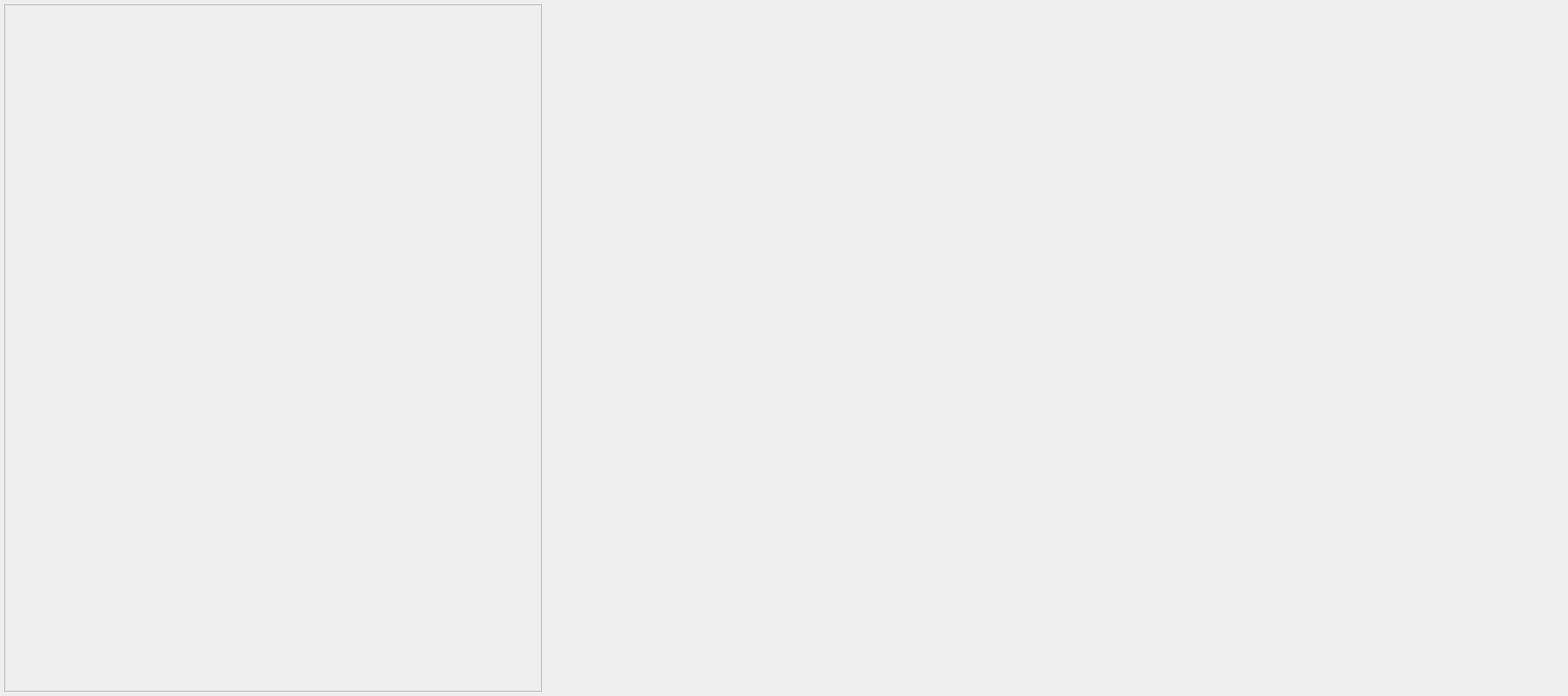
<?xml version="1.0" encoding="UTF-8"?>
<ui version="4.0">
 <class>splitviewtab</class>
 <widget class="QWidget" name="splitviewtab">
  <property name="geometry">
   <rect>
    <x>0</x>
    <y>0</y>
    <width>1823</width>
    <height>809</height>
   </rect>
  </property>
  <property name="windowTitle">
   <string>Form</string>
  </property>
  <layout class="QHBoxLayout" name="horizontalLayout">
   <property name="leftMargin">
    <number>5</number>
   </property>
   <property name="topMargin">
    <number>5</number>
   </property>
   <property name="rightMargin">
    <number>5</number>
   </property>
   <property name="bottomMargin">
    <number>5</number>
   </property>
   <item>
    <widget class="QScrollArea" name="scroll_area">
     <property name="minimumSize">
      <size>
       <width>625</width>
       <height>0</height>
      </size>
     </property>
     <property name="maximumSize">
      <size>
       <width>625</width>
       <height>16777215</height>
      </size>
     </property>
     <property name="widgetResizable">
      <bool>true</bool>
     </property>
     <widget class="QWidget" name="layout">
      <property name="geometry">
       <rect>
        <x>0</x>
        <y>0</y>
        <width>623</width>
        <height>797</height>
       </rect>
      </property>
      <layout class="QVBoxLayout" name="verticalLayout">
       <property name="leftMargin">
        <number>4</number>
       </property>
       <property name="topMargin">
        <number>1</number>
       </property>
       <property name="rightMargin">
        <number>1</number>
       </property>
       <property name="bottomMargin">
        <number>1</number>
       </property>
       <item>
        <spacer name="spacer">
         <property name="orientation">
          <enum>Qt::Vertical</enum>
         </property>
         <property name="sizeHint" stdset="0">
          <size>
           <width>20</width>
           <height>739</height>
          </size>
         </property>
        </spacer>
       </item>
      </layout>
     </widget>
    </widget>
   </item>
   <item>
    <widget class="PyQtGraphPlot" name="plot_item" native="true"/>
   </item>
  </layout>
 </widget>
 <customwidgets>
  <customwidget>
   <class>PyQtGraphPlot</class>
   <extends>QWidget</extends>
   <header>kmap/controller/pyqtgraphplot</header>
   <container>1</container>
  </customwidget>
 </customwidgets>
 <resources/>
 <connections/>
</ui>
